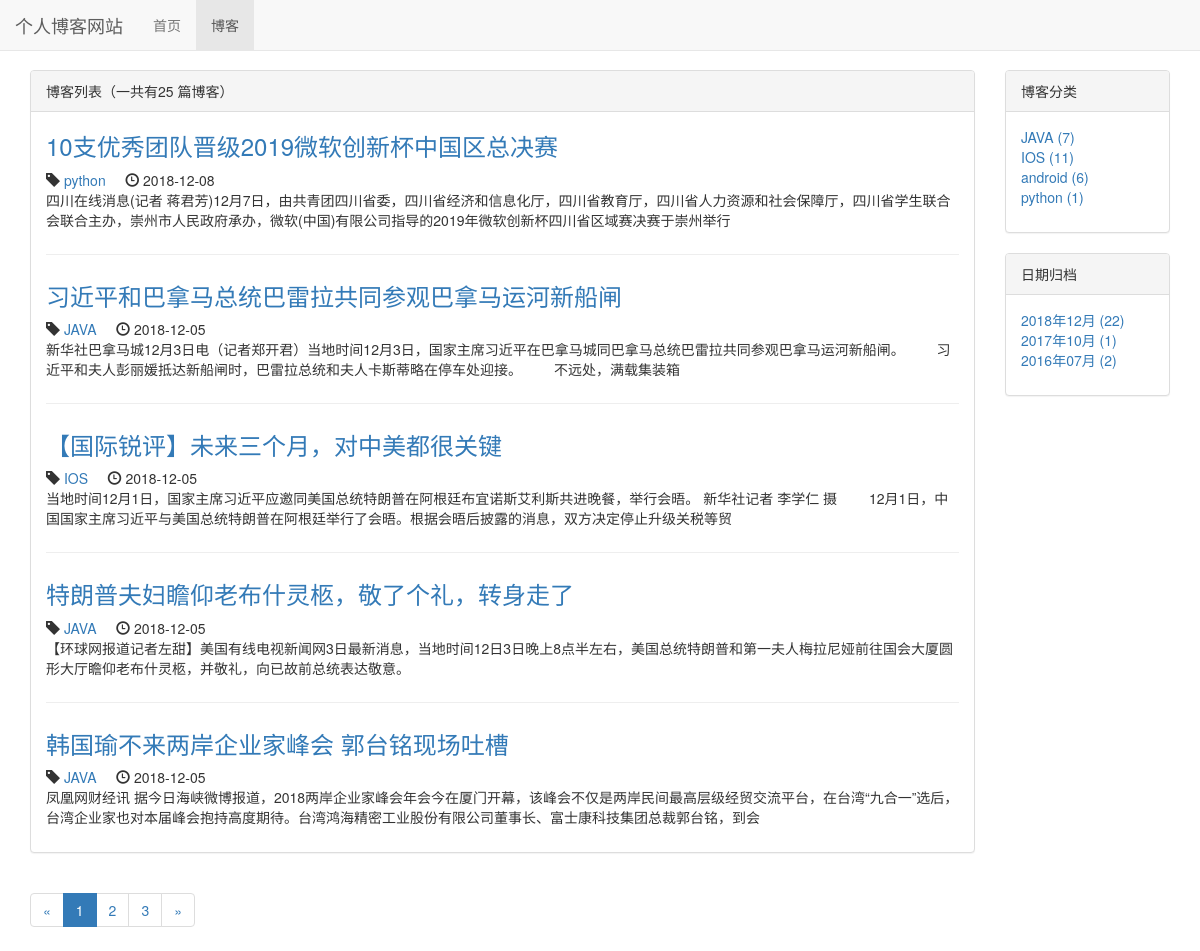
Screenshot of /blog/ with the database file from the repository.
### blog/models.py (models this page shows, shortened)
class Blog(models.Model):
    title=models.CharField(max_length=50)
    blog_type = models.ForeignKey(BlogType,on_delete=models.DO_NOTHING)
    content = models.TextField()
    author = models.ForeignKey(User,on_delete=models.DO_NOTHING)
    create_time = models.DateTimeField(auto_now_add=True)
    last_updated_time = models.DateTimeField(auto_now=True)
    class Meta:
        ordering = ['-create_time']

class BlogType(models.Model):
    type_name = models.CharField(max_length=15)
    def __str__(self):
        return self.type_name

### blog/views.py (the view)
# urls.py: path('', views.blog_list,name="blog_list"),
def blog_list(request):
    page_num = request.GET.get('page',1)
    blog_all_list = Blog.objects.all()
    context = get_blog_list_common_data(blog_all_list,page_num)
    return render_to_response('blog/blog_list.html', context)

### blog/templates/blog/blog_list.html (shortened to what this page needs)
{% extends 'base.html' %}
{% load staticfiles %}
{% block nav_blog_active %}active{% endblock %}
{% block header_extends %}
    <link rel="stylesheet" href="{% static 'blog/blog.css' %}">
{% endblock %}
{% block content %}
    <div class="container">
        <div class="row">
            <div class="col-xs-12 col-sm-8 col-md-9 col-lg-10">
                <div class="panel panel-default">
                    <div class="panel-heading">{% block blog_list_title %}博客列表（一共有{{ page_of_blogs.paginator.count }}
                        篇博客）{% endblock %}</div>
                    <div class="panel-body">
                        {% for blog in page_of_blogs.object_list %}
                            <div class="blog">
                                <h3><a href="{% url 'blog_detail' blog.pk %}">{{ blog.title }}</a></h3>
                                <p class="blog-info">
                                    <span class="glyphicon glyphicon-tag"></span>&nbsp;<a
                                        href="{% url 'blog_with_type' blog.blog_type.pk %}">{{ blog.blog_type }}</a>&nbsp;&nbsp;&nbsp;&nbsp;
                                    <span class="glyphicon glyphicon-time"></span>&nbsp;{{ blog.create_time|date:'Y-m-d' }}
                                </p>
                                <p>{{ blog.content | truncatechars:120 }}</p>
                            </div>
                        {% empty %}
                            <div>
                                <p>---暂无博客，敬请期待---</p>
                            </div>
                        {% endfor %}
                    </div>
                </div>
                <div>
                    <ul class="pagination">
                        <li>
                            {% if page_of_blogs.has_previous %}
                                <a href="?page={{ page_of_blogs.previous_page_number }}" aria-label="Previous"><span
                                        aria-hidden="true">&laquo;</span></a>
                            {% else %}
                                <span aria-hidden="true">&laquo;</span>
                            {% endif %}
                        </li>
                        {% for page_num in page_range %}
                            {% if page_num == page_of_blogs.number %}
                                <li class="active"><a href="?page={{ page_num }}"> {{ page_num }}</a></li>
                            {% else %}
                                <li><a href="?page={{ page_num }}"> {{ page_num }}</a></li>
                            {% endif %}
                        {% endfor %}
                        <li>
                            {% if page_of_blogs.has_next %}
                                <a href="?page={{ page_of_blogs.next_page_number }}" aria-label="Next"><span
                                        aria-hidden="true">&raquo;</span></a>
                            {% else %}
                                <span aria-hidden="true">&raquo;</span>
                            {% endif %}
                        </li>
                    </ul>
                </div>
            </div>
            <div class="hidden-xs col-sm-4 col-md-3 col-lg-2">
                <div class="panel panel-default">
                    <div class="panel-heading">博客分类</div>
                    <div class="panel-body">
                        <ul class="blog_types">
                            {% for blog_type in blog_types %}
                                <li><a href="{% url 'blog_with_type' blog_type.pk %}">
                                    {{ blog_type.type_name }} ({{ blog_type.blog_count }})
                                </a></li>
                            {% empty %}
                                <li>暂无分类</li>
                            {% endfor %}
                        </ul>
                    </div>
                </div>
                <div class="panel panel-default">
                    <div class="panel-heading">日期归档</div>
                    <div class="panel-body">
                        <ul>
                            {% for blog_date,blog_count in blog_dates.items %}
                                <li>
                                    <a href="{% url 'blog_with_date' blog_date.year blog_date.month %}">
                                        {{ blog_date|date:'Y年m月' }} ({{ blog_count }})
                                    </a>
                                </li>
                            {% endfor %}
                        </ul>
                    </div>
                </div>
            </div>
        </div>
    </div>
{% endblock %}

### static/base.css (style rules this page uses)
* { margin: 0px; padding: 0px; }
body { margin-top: 70px!important; }
ul { list-style-type: none!important; }

### blog/static/blog/blog.css (style rules this page uses)
ul.blog_types { list-style-type: none }
div.blog:not(:last-child) { margin-bottom: 2em; padding-bottom: 1em; border-bottom: 1px solid #eee; }
div.blog h3 { margin-top: 0.5ex; }
div.blog p.blog-info { margin-bottom: 0px; }

### rows the page displays
Blog: title "10支优秀团队晋级2019微软创新杯中国区总决赛", blog_type "python", create_time "2018-12-08", content "四川在线消息(记者 蒋君芳)12月7日，由共青团四川省委，四川省经济和信息化厅，四川省教育厅，四川省人力资源和社会保障厅，四川省学生联合会联合主办，崇州市人民政府承办，微软(中国)有限公司指导的2019年微软创新杯四川省区域赛决赛于崇州举行"
Blog: title "习近平和巴拿马总统巴雷拉共同参观巴拿马运河新船闸", blog_type "JAVA", create_time "2018-12-05", content "新华社巴拿马城12月3日电（记者郑开君）当地时间12月3日，国家主席习近平在巴拿马城同巴拿马总统巴雷拉共同参观巴拿马运河新船闸。 习近平和夫人彭丽媛抵达新船闸时，巴雷拉总统和夫人卡斯蒂略在停车处迎接。 不远处，满载集装箱"
Blog: title "【国际锐评】未来三个月，对中美都很关键", blog_type "IOS", create_time "2018-12-05", content "当地时间12月1日，国家主席习近平应邀同美国总统特朗普在阿根廷布宜诺斯艾利斯共进晚餐，举行会晤。 新华社记者 李学仁 摄 12月1日，中国国家主席习近平与美国总统特朗普在阿根廷举行了会晤。根据会晤后披露的消息，双方决定停止升级关税等贸"
Blog: title "特朗普夫妇瞻仰老布什灵柩，敬了个礼，转身走了", blog_type "JAVA", create_time "2018-12-05", content "【环球网报道记者左甜】美国有线电视新闻网3日最新消息，当地时间12日3日晚上8点半左右，美国总统特朗普和第一夫人梅拉尼娅前往国会大厦圆形大厅瞻仰老布什灵柩，并敬礼，向已故前总统表达敬意。"
Blog: title "韩国瑜不来两岸企业家峰会 郭台铭现场吐槽", blog_type "JAVA", create_time "2018-12-05", content "凤凰网财经讯 据今日海峡微博报道，2018两岸企业家峰会年会今在厦门开幕，该峰会不仅是两岸民间最高层级经贸交流平台，在台湾“九合一”选后，台湾企业家也对本届峰会抱持高度期待。台湾鸿海精密工业股份有限公司董事长、富士康科技集团总裁郭台铭，到会"
BlogType: type_name "JAVA", blog_count "7"
BlogType: type_name "IOS", blog_count "11"
BlogType: type_name "android", blog_count "6"
BlogType: type_name "python", blog_count "1"

### other values shown
{{ page_of_blogs.paginator.count }} "25"
{{ page_num }} "1"
{{ page_num }} "2" "3"
{{ blog_date|date:'Y年m月' }} "2018年12月" "2017年10月" "2016年07月"
{{ blog_count }} "22" "1" "2"
